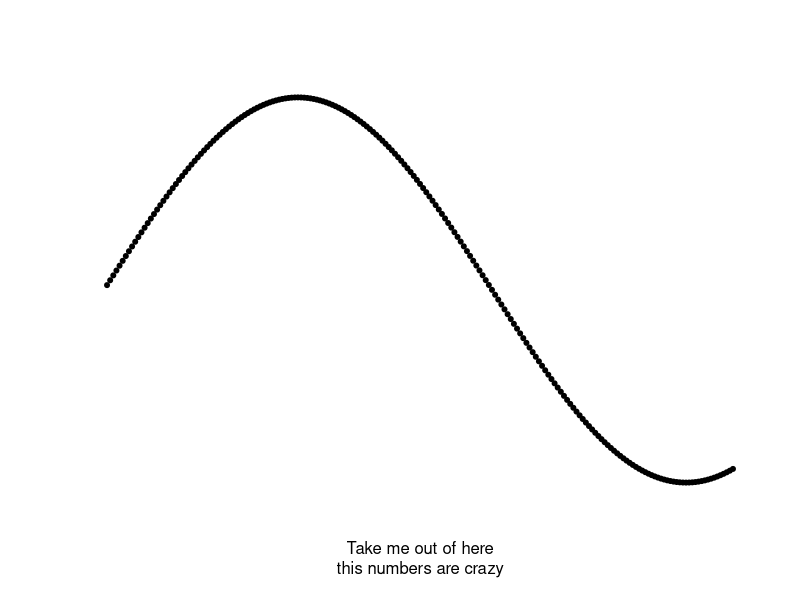
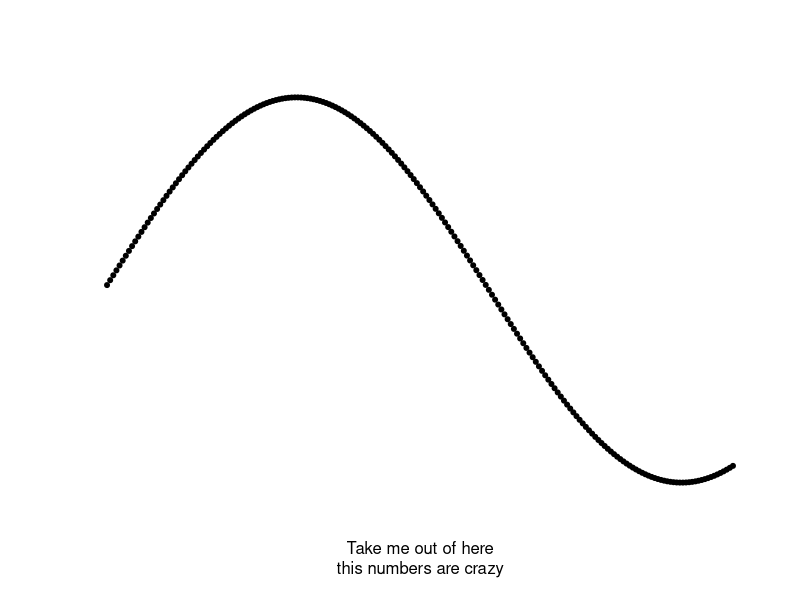
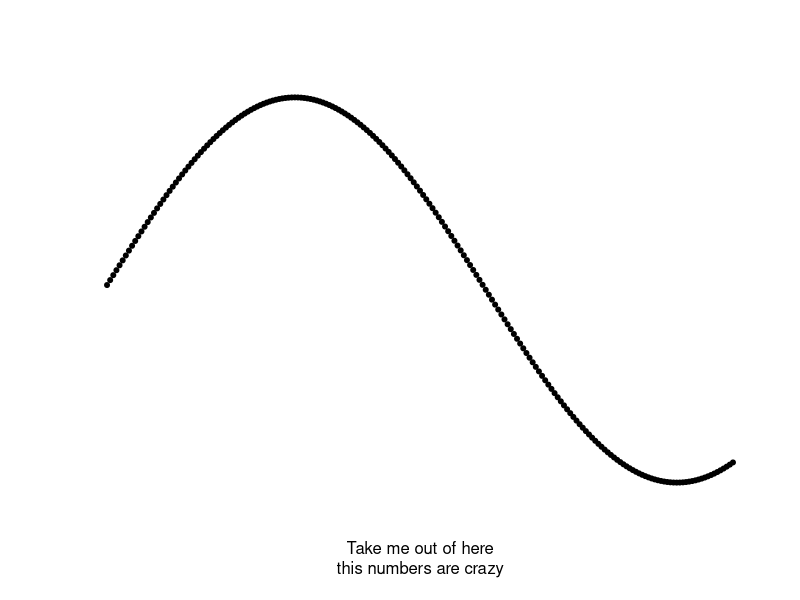
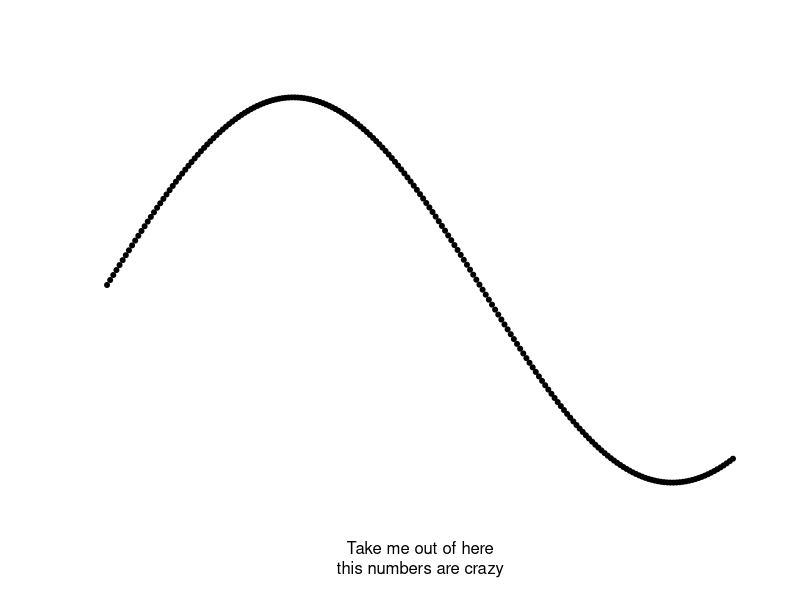
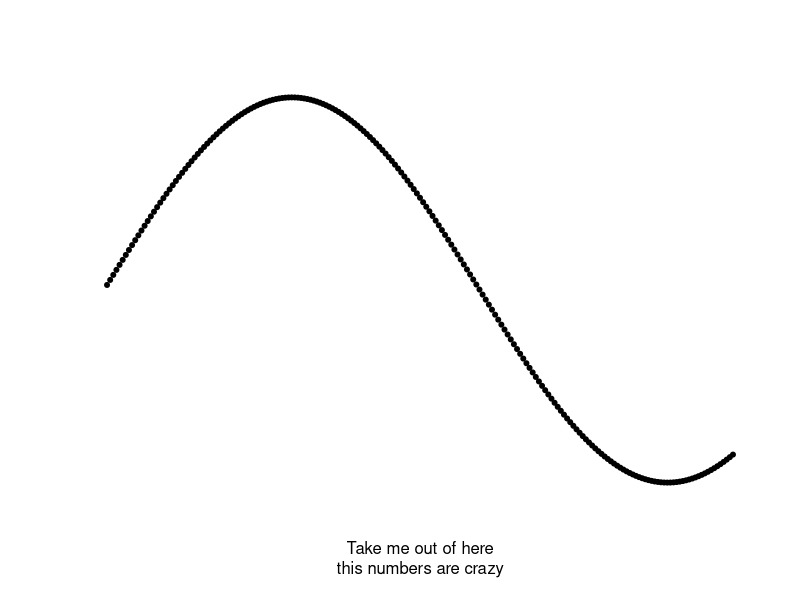
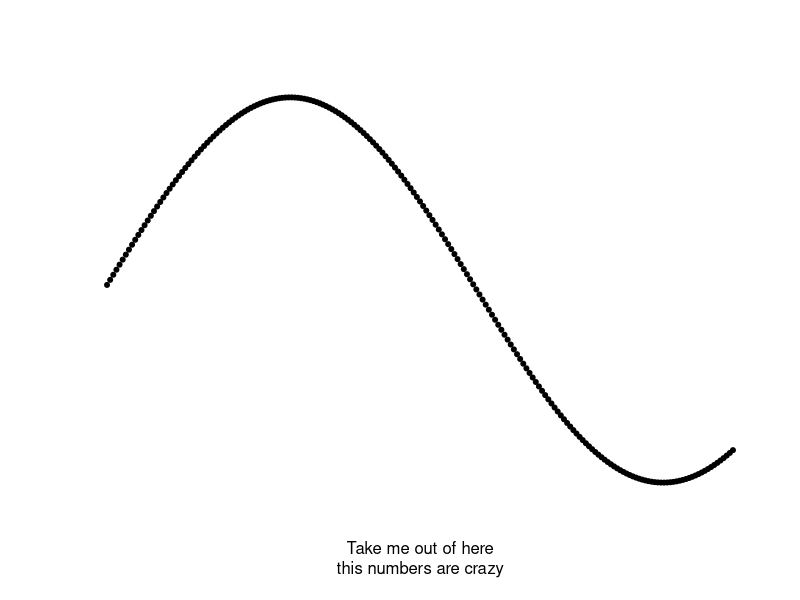
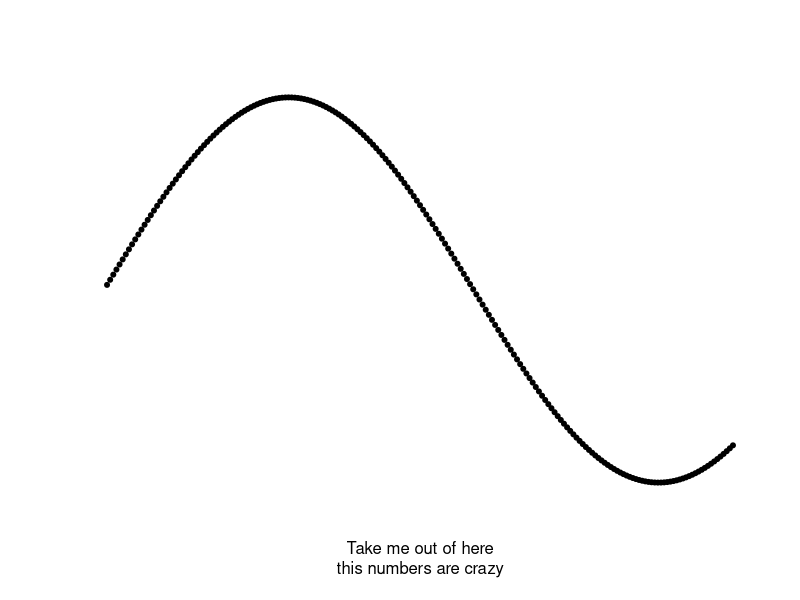
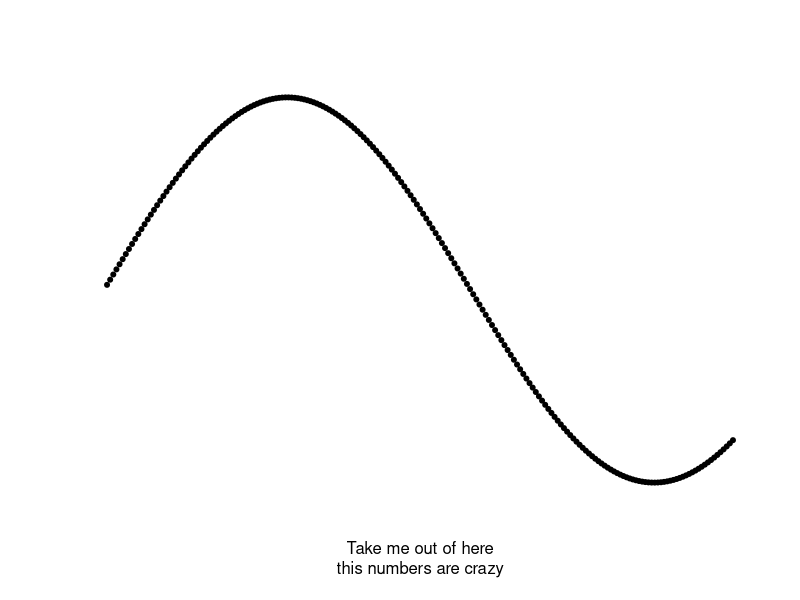

The R script that drew these images, in order:
transitionPlot <- function(seq) {
    count <- 101
    for(n in seq) {
        x <- 1:201 / n
        y <- sin(x)
        
        data <- data.frame(x, y)
#         png()
        plot(data,
             pch=20,
             axes=FALSE,
             frame.plot=FALSE,
             xlab="Take me out of here\nthis numbers are crazy",
             ylab="")
#         dev.off()
        Sys.sleep(1/12)
    }
}

tau <- 2 * pi
seq <- seq(-tau, tau, length.out=501)
seq <- seq ^ 2
seq <- seq[seq != 0]
print(seq)
transitionPlot(seq)
